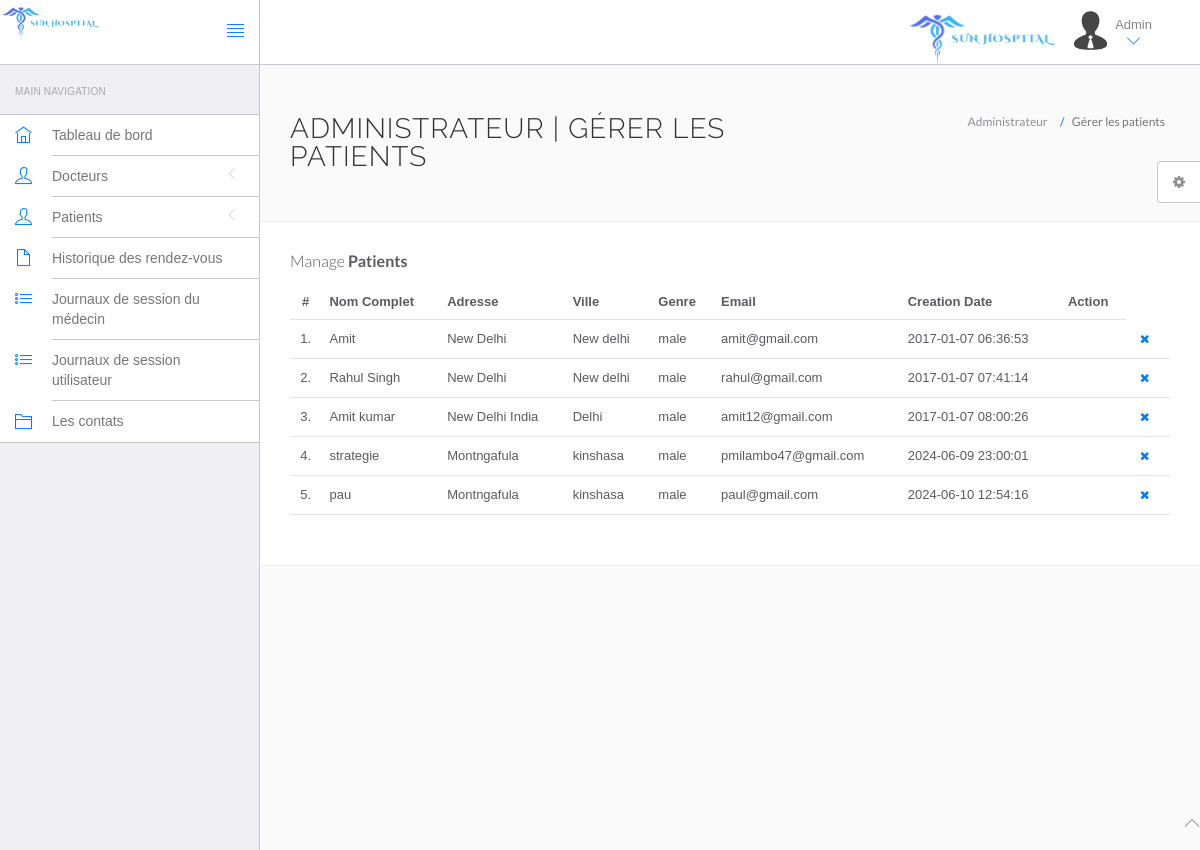
/hms/admin/manage-users.php (signed in), run on the app's committed database.
### tables this page shows
CREATE TABLE `users` (
  `id` int NOT NULL,
  `fullName` varchar(255) NOT NULL,
  `address` longtext NOT NULL,
  `city` varchar(255) NOT NULL,
  `gender` varchar(255) NOT NULL,
  `email` varchar(255) NOT NULL,
  `password` varchar(255) NOT NULL,
  `regDate` timestamp NOT NULL DEFAULT CURRENT_TIMESTAMP
);

### hms/admin/manage-users.php (the view, shortened to what this page needs)
<?php
require 'include/config.php';
?>
<!DOCTYPE html>
<html lang="en">
	<head>
		<link rel="stylesheet" href="vendor/bootstrap/css/bootstrap.min.css">
		<link rel="stylesheet" href="vendor/fontawesome/css/font-awesome.min.css">
		<link rel="stylesheet" href="vendor/themify-icons/themify-icons.min.css">
		<link href="vendor/animate.css/animate.min.css" rel="stylesheet" media="screen">
		<link href="vendor/perfect-scrollbar/perfect-scrollbar.min.css" rel="stylesheet" media="screen">
		<link href="vendor/switchery/switchery.min.css" rel="stylesheet" media="screen">
		<link href="vendor/bootstrap-touchspin/jquery.bootstrap-touchspin.min.css" rel="stylesheet" media="screen">
		<link href="vendor/select2/select2.min.css" rel="stylesheet" media="screen">
		<link href="vendor/bootstrap-datepicker/bootstrap-datepicker3.standalone.min.css" rel="stylesheet" media="screen">
		<link href="vendor/bootstrap-timepicker/bootstrap-timepicker.min.css" rel="stylesheet" media="screen">
		<link rel="stylesheet" href="assets/css/styles.css">
		<link rel="stylesheet" href="assets/css/plugins.css">
		<link rel="stylesheet" href="assets/css/themes/theme-1.css" id="skin_color" />
	</head>
	<body>
		<div id="app">
<?php require 'include/sidebar.php';?>
			<div class="app-content">
						<?php require 'include/header.php';?>
				<div class="main-content" >
					<div class="wrap-content container" id="container">
						<section id="page-title">
							<div class="row">
								<div class="col-sm-8">
									<h1 class="mainTitle">Administrateur | Gérer les patients</h1>
																	</div>
								<ol class="breadcrumb">
									<li>
										<span>Administrateur</span>
									</li>
									<li class="active">
										<span>Gérer les patients</span>
									</li>
								</ol>
							</div>
						</section>
						<div class="container-fluid container-fullw bg-white">
									<div class="row">
								<div class="col-md-12">
									<h5 class="over-title margin-bottom-15">Manage <span class="text-bold">Patients</span></h5>
									<table class="table table-hover" id="sample-table-1">
										<thead>
											<tr>
												<th class="center">#</th>
												<th>Nom Complet</th>
												<th class="hidden-xs">Adresse</th>
												<th>Ville</th>
												<th>Genre</th>
												<th>Email </th>
												<th>Creation Date </th>
												<th>Action</th>
											</tr>
										</thead>
										<tbody>
<?php
$sql= $con->prepare("select * from users");
$sql->execute();
$array = $sql->fetchAll();
$cnt=1;
foreach($array as $row)
{
?>
											<tr>
												<td class="center"><?php echo $cnt;?>.</td>
												<td class="hidden-xs"><?php echo $row['fullName'];?></td>
												<td><?php echo $row['address'];?></td>
												<td><?php echo $row['city'];?>
												</td>
												<td><?php echo $row['gender'];?></td>
												<td><?php echo $row['email'];?></td>
												<td><?php echo $row['regDate'];?></td>
												<td><?php echo $row['updationDate'];?>
												</td>
												<td >
												<div class="visible-md visible-lg hidden-sm hidden-xs">
	<a href="manage-users.php?id=<?php echo $row['id']?>&del=delete" onClick="return confirm('Etes-vous sûr que vous voulez supprimer?')"class="btn btn-transparent btn-xs tooltips" tooltip-placement="top" tooltip="Remove"><i class="fa fa-times fa fa-white"></i></a>
												</div>
												</td>
											</tr>
											<?php
$cnt=$cnt+1;
											 }?>
										</tbody>
									</table>
								</div>
							</div>
								</div>
							</div>
						</div>
					</div>
				</div>
	<?php require 'include/footer.php';?>
	<?php require 'include/setting.php';?>
	</body>
</html>

### hms/admin/assets/css/themes/theme-1.css (style rules this page uses)
body { background: #FAFAFA; }

### data on the page
users: fullName "Amit", address "New Delhi", city "New delhi", gender "male", email "amit@gmail.com", regDate "2017-01-07 06:36:53"
users: fullName "Rahul Singh", address "New Delhi", city "New delhi", gender "male", email "rahul@gmail.com", regDate "2017-01-07 07:41:14"
users: fullName "Amit kumar", address "New Delhi India", city "Delhi", gender "male", email "amit12@gmail.com", regDate "2017-01-07 08:00:26"
users: fullName "strategie", address "Montngafula", city "kinshasa", gender "male", email "pmilambo47@gmail.com", regDate "2024-06-09 23:00:01"
users: fullName "pau", address "Montngafula", city "kinshasa", gender "male", email "paul@gmail.com", regDate "2024-06-10 12:54:16"
